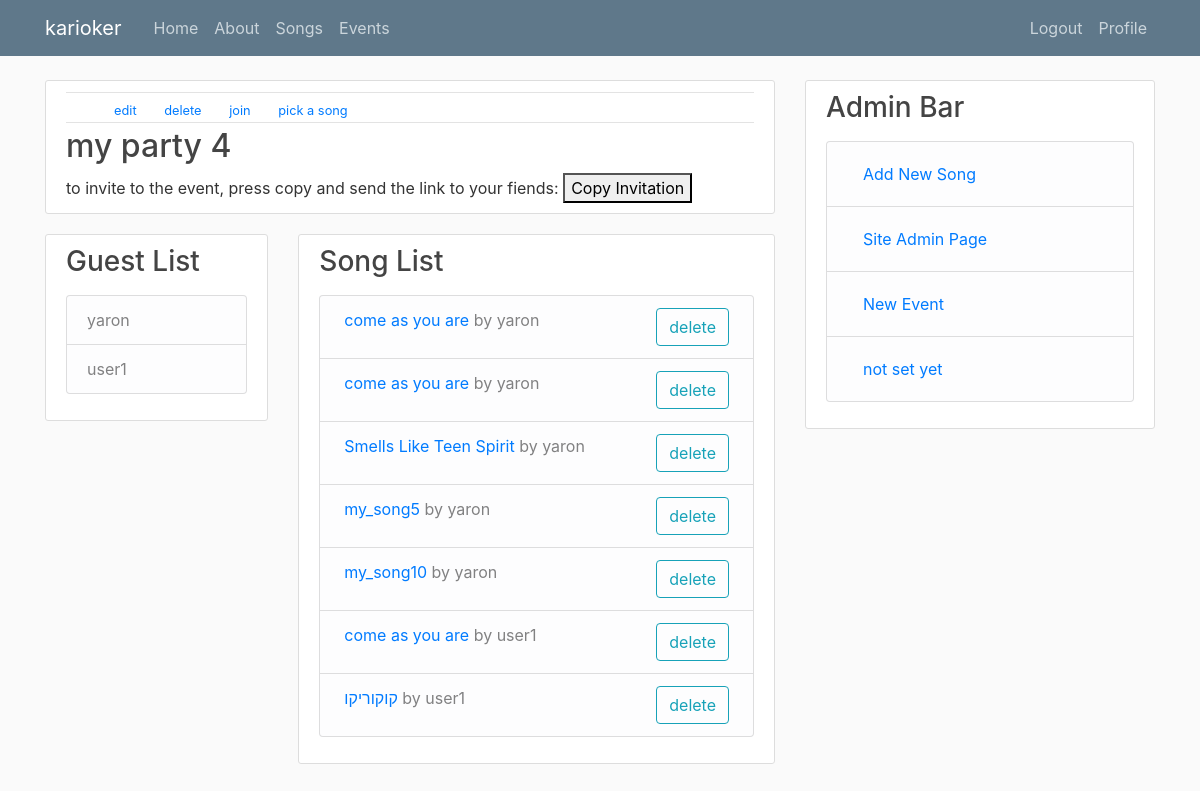
The app's page /event/6/ (signed in), older data.
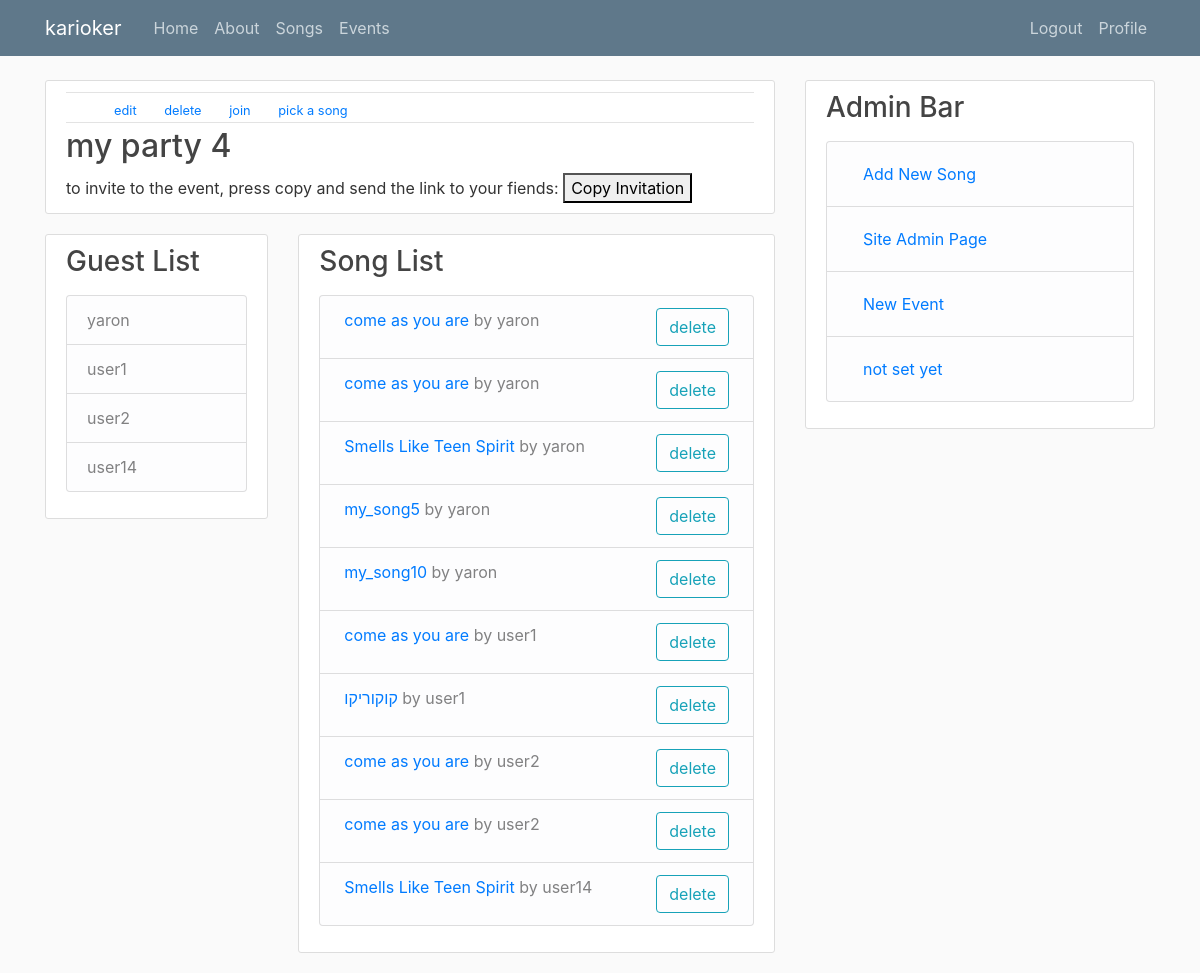
The same page, newer data.
### event/models.py (models this page shows, shortened)
class Event(models.Model):
    name = models.CharField(max_length=100)
    orgenizer = models.ForeignKey(User, on_delete=models.CASCADE)
    def get_invite_token(self, expires_sec=86400):
        s = Serializer('hf39h4nf3948fn93u8fn39hnvrh30h', expires_sec)
        return s.dumps({'event_id': self.id}).decode('utf-8')
    def __str__(self):
        return self.name

class EventGuests(models.Model):
    event = models.ForeignKey(Event, on_delete=models.CASCADE)
    guest = models.ForeignKey(User, on_delete=models.CASCADE)

class EventSongs(models.Model):
    singer = models.ForeignKey(EventGuests, on_delete=models.CASCADE)
    song = models.ForeignKey(Songs, on_delete=models.CASCADE)

### karioker/models.py (models this page shows, shortened)
class Songs(models.Model):
	name = models.CharField(max_length=100)
	performer = models.ForeignKey(Performers, on_delete=models.CASCADE)
	songwriter = models.ForeignKey(SongWriters, on_delete=models.CASCADE)
	composer = models.ForeignKey(Composers, on_delete=models.CASCADE)
	lyrics_url = models.CharField(max_length=400)
	chords_url = models.CharField(max_length=400)
	lyrics = models.TextField()
	chords = models.TextField()
	def __str__(self):
		return self.name

### event/views.py (the view)
# urls.py: path('<int:pk>/', event_with_details, name='event-detail'),
@login_required
def event_with_details(request,pk):
    event = Event.objects.get(id=pk)
    event_invitation_token=event.get_invite_token()
    guest_list = EventGuests.objects.filter(event=event.id)
    event_song_list = EventSongs.objects.none()
    for singer in guest_list:
        event_song_list |= EventSongs.objects.filter(singer=singer)
    context = {'event': event, 'guest_list': guest_list,"event_song_list" :event_song_list, 'event_invitation_token':event_invitation_token}
    return render(request, 'event/event_detailed.html', context)

### event/templates/event/event_detailed.html (shortened to what this page needs)
{% extends "karioker/base.html" %}
{% block content %}
  <article class="media content-section">
    <div class="media-body">
      <div class="article-metadata">
      </div>
      <div class="article-metadata">
        <small class="text-muted">
            {% if user.is_staff %}
              <a class="ml-4", href="{%url 'event-update' event.id %}">  edit </a>
              <a class="ml-4", href="{%url 'event-delete' event.id %}" >  delete </a>
              <a class="ml-4", href="{%url 'event-join' event.id event_invitation_token%}" >  join </a>
            {% endif  %}
              <a class="ml-4", href="{%url 'karioker-songs' %}?event_id={{event.id}}" >  pick a song </a>
        </small>
      </div>
      <h2>{{ event}}</h2>
        to invite to the event, press copy and send the link to your fiends:
        <button onclick="copy('Lorem ipsum dolor sit amet\nconsectetur adipiscing elit')">
            Copy Invitation
        </button>
    </div>
  </article>
 <div class="row">
  <div class="col-md-4">
    <div class="content-section">
      <h3>Guest List</h3>
      <p class='text-muted'>
        <ul class="list-group">
         {% for guest in guest_list %}
          <li class="list-group-item list-group-item-light">
              {{ guest.guest }}
          </li>
    {% endfor %}
        </ul>
      </p>
    </div>
  </div>
  <div class="col-md-8">
    <div class="content-section">
      <h3>Song List</h3>
      <p class='text-muted'>
        <ul class="list-group">
    {% for song in event_song_list %}
          <li class="list-group-item list-group-item-light">
                <a class="ml-1" href="{% url 'song-detail' song.song.id %}">{{ song.song }}</a> by {{ song.singer.guest}}
                    {%  if song.singer.guest.id == user.id or   user.is_staff %}
                <a class="btn btn-outline-info mr-1 float-right" href="{% url 'event-delete-song' song.id %}  ">delete </a>
                {% endif %}
          </li>
    {% endfor %}
        </ul>
      </p>
    </div>
  </div>
</div>
<!DOCTYPE html>
<html>
  <head>
  </head>
</html>
{% endblock content %}

### karioker/templates/karioker/base.html (shortened to what this page needs)
{% load static %}
<!DOCTYPE html>
<html>
<head>
    <link rel="stylesheet" href="https://maxcdn.bootstrapcdn.com/bootstrap/4.0.0/css/bootstrap.min.css">
    <link rel="stylesheet" type="text/css" href="{% static 'karioker/main.css' %}">
</head>
<body>
    <header class="site-header">
      <nav class="navbar navbar-expand-md navbar-dark bg-steel fixed-top">
        <div class="container">
          <a class="navbar-brand mr-4" href="{% url 'karioker-home' %}">karioker</a>
          <div class="collapse navbar-collapse" id="navbarToggle">
            <div class="navbar-nav mr-auto">
              <a class="nav-item nav-link" href="{% url 'karioker-home' %}">Home</a>
              <a class="nav-item nav-link" href="{% url 'karioker-about' %}">About</a>
              <a class="nav-item nav-link" href="{% url 'karioker-songs' %}">Songs</a>
              <a class="nav-item nav-link" href="{% url 'events-home' %}">Events</a>
            </div>
            {% if user.is_authenticated %}
              <div class="navbar-nav">
                <a class="nav-item nav-link" href="{% url 'logout' %}">Logout</a>
                <a class="nav-item nav-link" href="{% url 'profile' %}">Profile</a>
              </div>
              {% else %}
              <div class="navbar-nav">
                <a class="nav-item nav-link" href="{% url 'login' %}">Login</a>
                <a class="nav-item nav-link" href="{% url 'register' %}">Register</a>
              </div>
              {% endif %}
          </div>
        </div>
      </nav>
    </header>
     <main role="main" class="container">
      <div class="row">
        <div class="col-md-8">
          {% block content %} {% endblock content %}
        </div>
        {% if user.is_staff %}
          <div class="col-md-4">
            <div class="content-section">
              <h3>Admin Bar</h3>
              <p class='text-muted'>
                <ul class="list-group">
                  <li class="list-group-item list-group-item-light">
                      <a class="nav-item nav-link" href="{% url 'song-create' %}">Add New Song</a>
                  </li>
                  <li class="list-group-item list-group-item-light">
                      <a class="nav-item nav-link" href="/admin/">Site Admin Page</a>
                  </li>
                  <li class="list-group-item list-group-item-light">
                      <a class="nav-item nav-link" href="{% url 'event-create' %}">New Event</a>
                  </li>
                  <li class="list-group-item list-group-item-light">
                      <a class="nav-item nav-link" href='#'>not set yet</a>
                  </li>
                </ul>
              </p>
            </div>
          </div>
        {% endif %}
      </div>
    </main>
</body>
</html>

### karioker/static/karioker/main.css (style rules this page uses)
body { background: #fafafa; color: #333333; margin-top: 5rem; }
h1, h2, h3, h4, h5, h6 { color: #444444; }
ul { margin: 0; }
.bg-steel { background-color: #5f788a; }
.site-header .navbar-nav .nav-link { color: #cbd5db; }
.content-section { background: #ffffff; padding: 10px 20px; border: 1px solid #dddddd; border-radius: 3px; margin-bottom: 20px; }
.article-metadata { padding-bottom: 1px; margin-bottom: 4px; border-bottom: 1px solid #e3e3e3 }

Row changes from the older to the newer data that the page shows:
added EventGuests: guest "user2"
added EventGuests: guest "user14"
added EventSongs: song "come as you are", singer.guest "user2", shows "delete"
added EventSongs: song "come as you are", singer.guest "user2", shows "delete"
added EventSongs: song "Smells Like Teen Spirit", singer.guest "user14", shows "delete"
